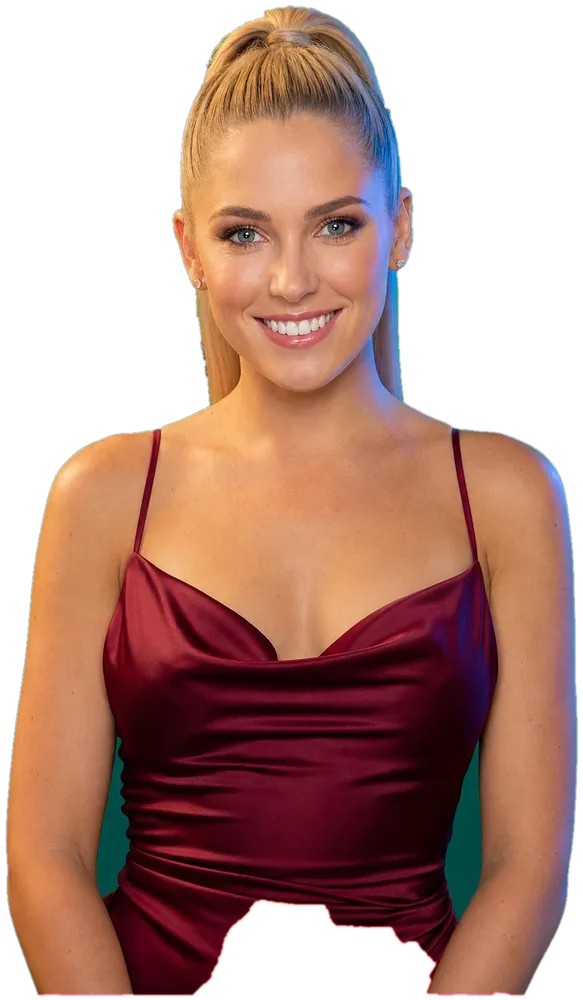
#> input picture dealers/chloe.webp, 583 x 1000 px, shrunk from 760 x 1303 before the run
$ python keyout.py ../dealers/chloe.webp ../dealers/elena.webp
#> lines starting #> are read from the running program, lines starting #| are printed output that depends on the picture; after the words box and inside, x2 and y2 are one past the last pixel; in counts of white or black regions, pixels touching at a corner belong together
#!/usr/bin/env python3
"""Chroma-key a flat green studio portrait into a feathered RGBA cutout.

usage: keyout.py in.png out.png
"""
import sys
import numpy as np
from PIL import Image, ImageFilter
import cv2

SRC, DST = sys.argv[1], sys.argv[2]
im = Image.open(SRC).convert('RGB')
a = np.asarray(im).astype(np.float32) / 255.0
H, W = a.shape[:2]

r, g, b = a[..., 0], a[..., 1], a[..., 2]
# how much greener than the other channels the pixel is
greenness = g - np.maximum(r, b)
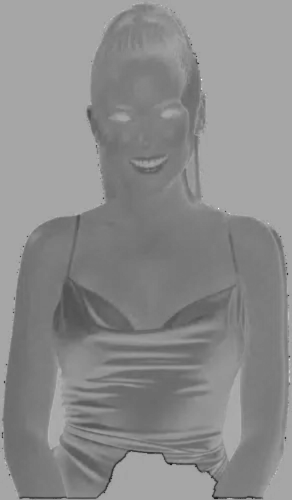
#> greenness: shape (1000, 583) float32 (shown at 1/2 size); min -0.988, max 0.529, mean -0.155; drawn with min black and max white

# background estimate from the border ring
border = np.concatenate([a[0:12].reshape(-1, 3), a[-12:].reshape(-1, 3),
                         a[:, 0:12].reshape(-1, 3), a[:, -12:].reshape(-1, 3)])
bg = np.median(border, axis=0)
#> bg = [0, 0, 0]
print('border rgb', np.round(bg, 3))
#| border rgb [0. 0. 0.]

# alpha ramps from 1 (not green) to 0 (pure key green)
alpha = np.clip(1.0 - (greenness - 0.045) / 0.10, 0.0, 1.0)

# secondary test: distance from the key colour, catches soft green glow
dist = np.linalg.norm(a - bg[None, None, :], axis=2)
alpha = np.minimum(alpha, np.clip((dist - 0.10) / 0.16, 0.0, 1.0))

# grabCut removes everything that is not the person (shadows / light spills on
# the screen that are not green at all), while the greenness ramp above keeps
# the silhouette edge soft and feathered.
bgr = (np.clip(a, 0, 1) * 255).astype(np.uint8)[:, :, ::-1]
gcmask = np.zeros((H, W), np.uint8)
rect = (8, 8, W - 16, H - 16)
bgm = np.zeros((1, 65), np.float64)
fgm = np.zeros((1, 65), np.float64)
cv2.grabCut(bgr, gcmask, rect, bgm, fgm, 6, cv2.GC_INIT_WITH_RECT)
fg = ((gcmask == cv2.GC_FGD) | (gcmask == cv2.GC_PR_FGD)).astype(np.float32)
fg = cv2.GaussianBlur(fg, (0, 0), 1.4)
alpha = np.minimum(alpha, np.clip(fg, 0, 1))

# keep the interior opaque: flood the background from the border so any green
# reflection inside the figure (rare) does not punch holes
mask = (alpha < 0.5).astype(np.uint8)
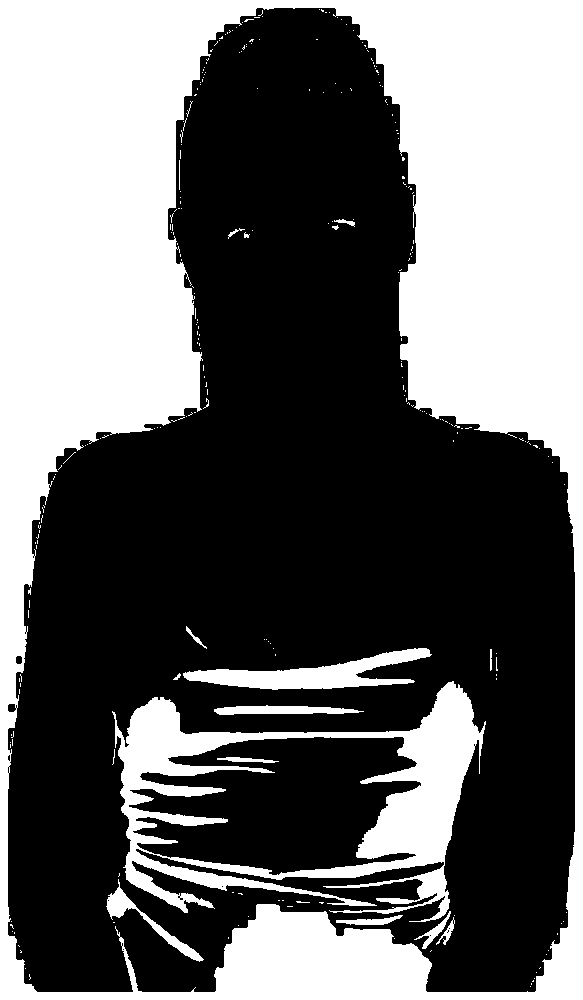
#> mask: shape (1000, 583); values 0 (black) and 1 (white), 40.8% white; 263 white regions (246 under 20 px), largest, box (x1, y1, x2, y2) and area: (0, 0, 583, 1000) 202091, (112, 681, 486, 922) 27460, (183, 648, 432, 690) 4348
n, lab, stats, _ = cv2.connectedComponentsWithStats(mask, 8)
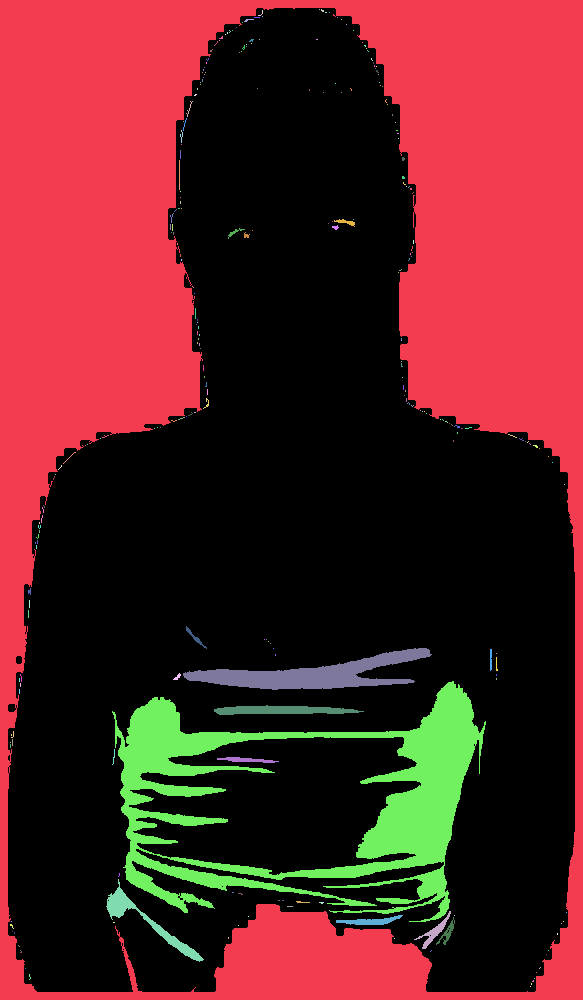
#> lab: shape (1000, 583) int32; 264 distinct labels, from 0 to 263; one colour per label, 0 black
#> n = 264; stats = 264 rows, first 6: [8, 8, 567, 984, 344911], [0, 0, 583, 1000, 202091], [319, 9, 1, 1, 1], [321, 9, 3, 3, 6], [258, 10, 5, 6, 8], [325, 12, 2, 1, 2]
keep = np.zeros_like(mask)
for i in range(1, n):
    x, y, w, h, area = stats[i]
    touches = x <= 2 or y <= 2 or x + w >= W - 2 or y + h >= H - 2
    if touches and area > 500:
        keep[lab == i] = 1
#> this loop made 263 passes
#> keep: shape (1000, 583); values 0 (black) and 1 (white), 34.7% white; 1 white region, box (x1, y1, x2, y2) and area: (0, 0, 583, 1000) 202091
alpha = np.where(keep == 0, 1.0, alpha)

# close pinholes, then feather the edge
a8 = (alpha * 255).astype(np.uint8)
a8 = cv2.morphologyEx(a8, cv2.MORPH_CLOSE, np.ones((5, 5), np.uint8))
a8 = cv2.GaussianBlur(a8, (0, 0), 1.1)

# un-premultiply the green screen back out of the soft edge so hair and
# shoulders do not keep a green fringe
af = np.clip(alpha, 0.0, 1.0)[..., None]
a_safe = np.maximum(af, 0.12)
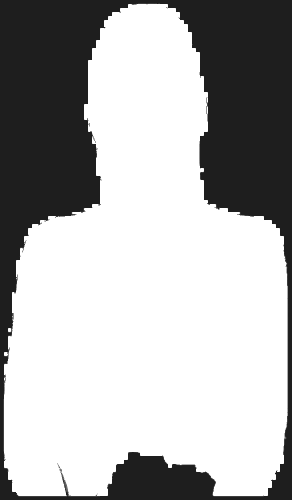
#> a_safe: shape (1000, 583, 1) float32 (shown at 1/2 size); min 0.12, max 1, mean 0.696
F = (a - bg[None, None, :] * (1.0 - af)) / a_safe
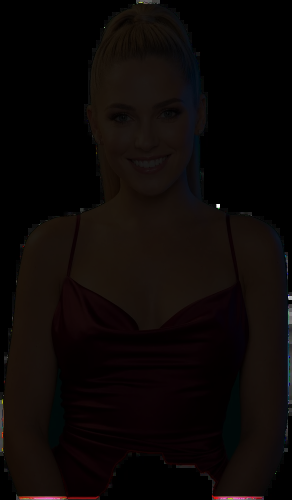
#> F: shape (1000, 583, 3) float32 (shown at 1/2 size); mean R, G, B 0.409, 0.258, 0.217; drawn with min black and max white
F = np.where(af > 0.02, np.clip(F, 0.0, 1.0), a)

# despill: clamp green to the local max of red/blue
fr, fg_, fb = F[..., 0], F[..., 1], F[..., 2]
maxrb = np.maximum(fr, fb)
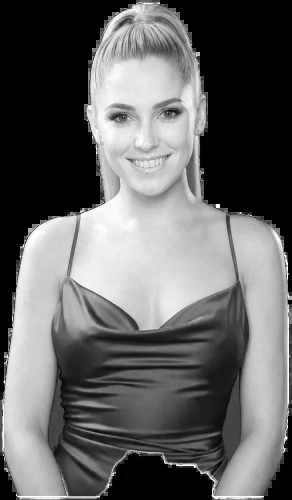
#> maxrb: shape (1000, 583) float32 (shown at 1/2 size); min 0, max 1, mean 0.394
spill = np.clip(fg_ - maxrb * 1.015, 0, 1)
fg_ = fg_ - spill * 0.95
out = np.stack([fr, fg_, fb], axis=-1)

rgba = np.dstack([np.clip(out, 0, 1) * 255, a8]).astype(np.uint8)
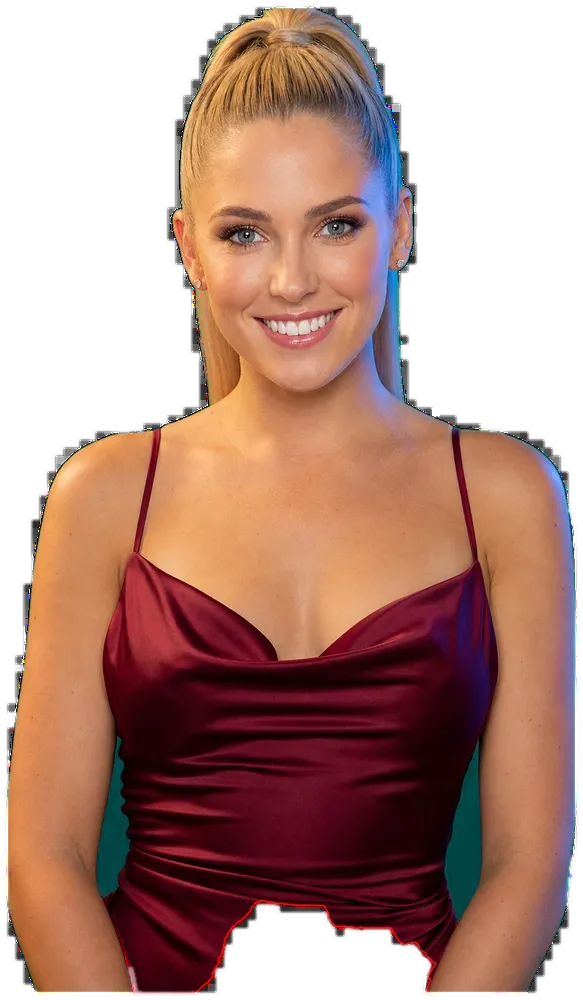
#> rgba: shape (1000, 583, 4); mean of channels 0, 1, 2, 3 97.7, 60.7, 50.2, 167.2; transparent parts drawn white
img = Image.fromarray(rgba, 'RGBA')
# trim to content with a small margin
bbox = img.getbbox()
#> bbox = (3, 3, 580, 997)
if bbox:
    pad = 6
    box = (max(0, bbox[0] - pad), max(0, bbox[1] - pad),
           min(W, bbox[2] + pad), min(H, bbox[3] + pad))
#> box = (0, 0, 583, 1000)
    img = img.crop(box)
img.save(DST)
print('saved', DST, img.size)
#| saved ../dealers/elena.webp (583, 1000)

$ run again, on dealers/liam.webp
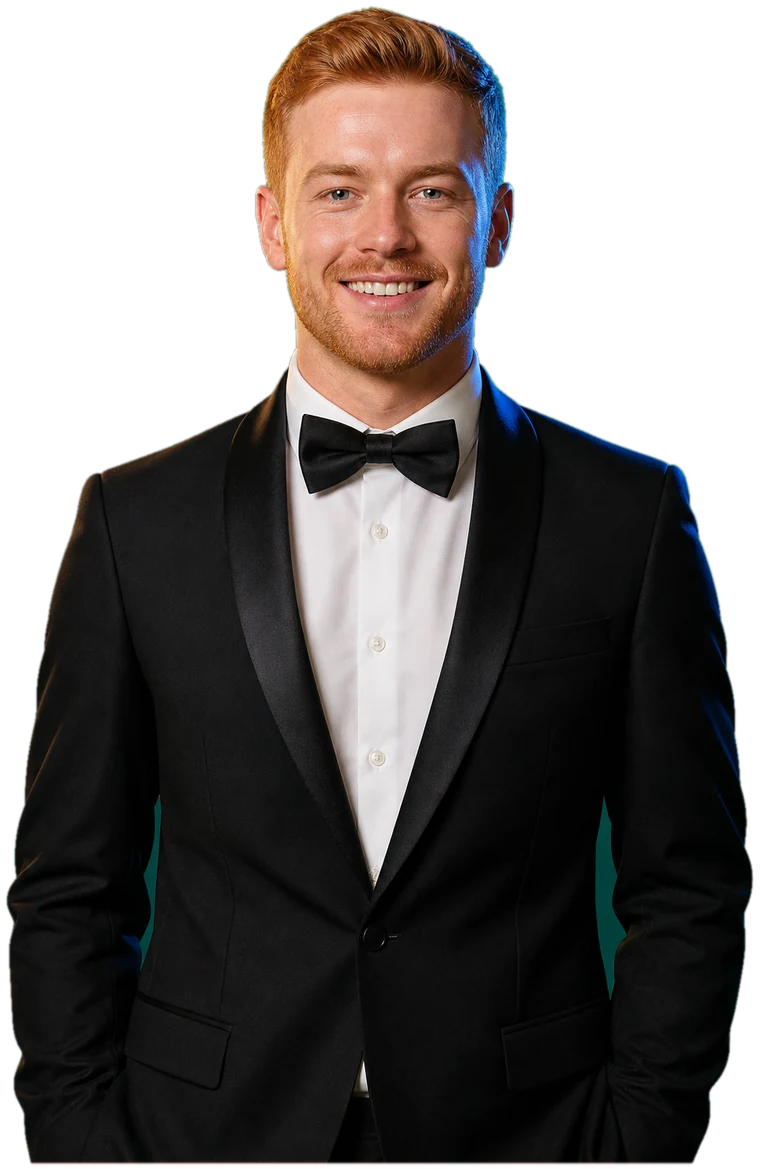
#> input picture dealers/liam.webp, 760 x 1169 px
#> bg = [0, 0, 0]
#| border rgb [0. 0. 0.]
#> mask: shape (1169, 760); values 0 (black) and 1 (white), 76.9% white; 464 black regions (433 under 20 px), largest, box (x1, y1, x2, y2) and area: (8, 8, 752, 901) 194700, (595, 797, 634, 1000) 3004, (123, 795, 162, 971) 1318
#> `n, lab, stats, _ = cv2.connectedComponentsWithStats(mask, 8)`:
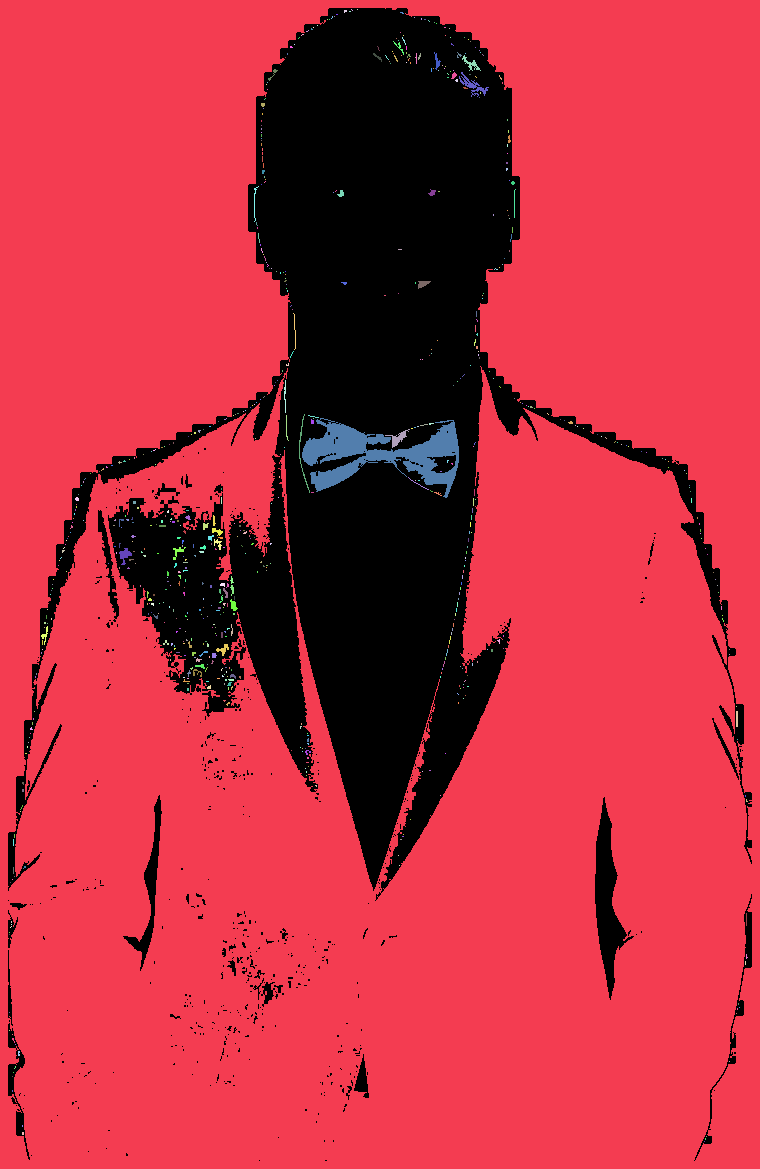
#> lab: shape (1169, 760) int32; 707 distinct labels, from 0 to 706; one colour per label, 0 black
#> n = 707; stats = 707 rows, first 6: [8, 8, 744, 1153, 204800], [0, 0, 760, 1169, 674748], [351, 9, 2, 2, 2], [357, 9, 1, 1, 1], [344, 10, 3, 3, 7], [349, 11, 2, 1, 2]
#> the loop `for i in range(1, n):` made 706 passes
#> (x, y, w, h, area, touches) on passes 1, 34, 46: (0, 0, 760, 1169, 674748, True), (393, 41, 11, 14, 31, False), (373, 53, 9, 9, 24, False)
#> `rgba = np.dstack([np.clip(out, 0, 1) * 255, a8]).astype(np.uint8)`:
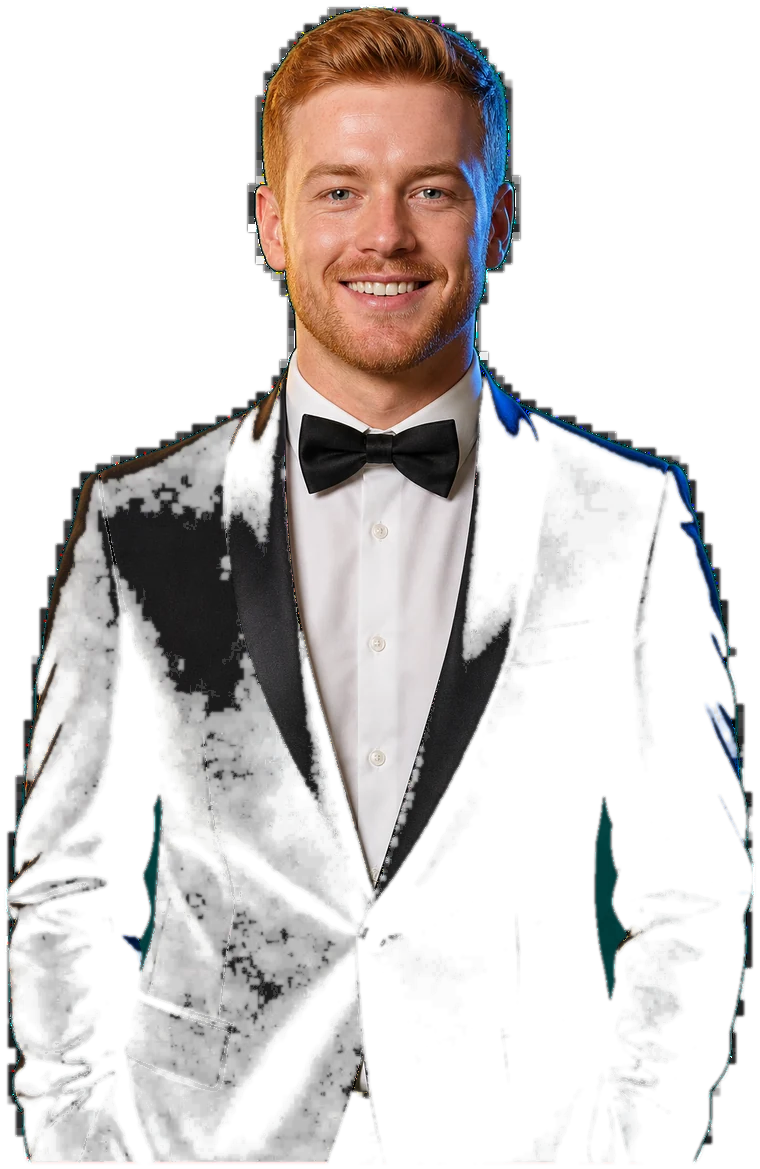
#> rgba: shape (1169, 760, 4); mean of channels 0, 1, 2, 3 48.9, 44.5, 42.8, 74.1; transparent parts drawn white
#> bbox = (3, 3, 757, 1166)
#> box = (0, 0, 760, 1169)
#| saved ../dealers/liam.webp (760, 1169)
